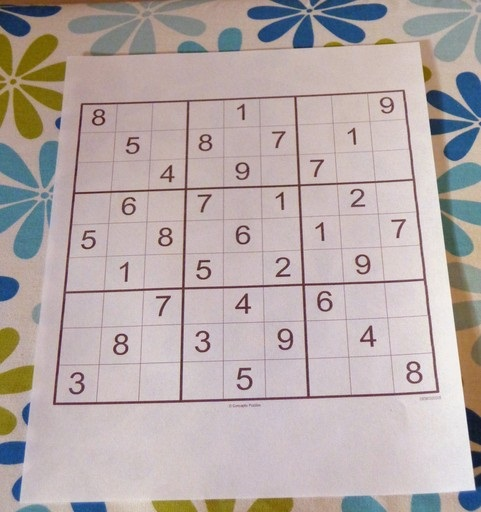
#> input picture pictures/ex2.jpg, 481 x 512 px
$ python extractsudoku.py
#> lines starting #> are read from the running program, lines starting #| are printed output that depends on the picture; after the words box and inside, x2 and y2 are one past the last pixel; in counts of white or black regions, pixels touching at a corner belong together
import os
import cv2
import operator
import numpy as np
from PIL import Image as im
import matplotlib.pyplot as plt

def resizeImg(pic ,scale) :
    w, h = pic.shape[1], pic.shape[0]
    dsize = (w*scale//100, h*scale//100)
    pic = cv2.resize(pic, dsize)

    return pic

def displayImage(dictImages):

    for mes, im in dictImages.items():
        cv2.imshow(mes, im)
        im = resizeImg(im, 50)
        cv2.imwrite('./Img/'+mes+'.jpg', im)

    cv2.waitKey(0)
    cv2.destroyAllWindows()
    return None
def multiImages(listImages):
    fig = plt.figure()

    for idx, img in enumerate(listImages):
        plt.subplot(9,9, idx+1)
        plt.imshow(img, cmap='gray')
        #plt.title(idx+1)
    plt.show()

def getSquareContours(img):

    img = cv2.cvtColor(img, cv2.COLOR_BGR2GRAY)

    img = cv2.GaussianBlur(img,(5,5),0)
    th = cv2.adaptiveThreshold(img,255,cv2.ADAPTIVE_THRESH_MEAN_C,cv2.THRESH_BINARY_INV,11,2)
    dilated = cv2.dilate(th, (13,13), iterations=1)
    edges = cv2.Canny(dilated, 100, 200)
    contours, hierarchy = cv2.findContours(edges,
        cv2.RETR_EXTERNAL, cv2.CHAIN_APPROX_SIMPLE)

    cntsSorted = sorted(contours, key=lambda x: cv2.contourArea(x), reverse=True)
    #print(cntsSorted[0].shape)
    return cntsSorted

def getCornersSquare(reqContour) :
    # Bottom-right point has the largest (x + y) value.
    # Top-left has point smallest (x + y) value.
    # The bottom-left point has the smallest (x — y) value.
    # The top-right point has the largest (x — y) value.
    reqContour = reqContour.reshape(-1,2)
    #print(reqContour.shape)
    bottom_right, _ = max(enumerate([pt[0]+pt[1] for pt in reqContour]), key = operator.itemgetter(1))
    bottom_left, _ = min(enumerate([pt[0]-pt[1] for pt in reqContour]), key = operator.itemgetter(1))
    top_right, _ = max(enumerate([pt[0]-pt[1] for pt in reqContour]), key = operator.itemgetter(1))
    top_left, _ = min(enumerate([pt[0]+pt[1] for pt in reqContour]), key = operator.itemgetter(1))

    cornerPoints = [reqContour[top_left], reqContour[top_right], reqContour[bottom_right], reqContour[bottom_left]]
    return cornerPoints

def addPoints(img, points) :

    for p in points:
        img = cv2.circle(img, (p[0], p[1]), 3, (255,0,0), thickness=-3)
    return img

def getL2Distance(point1, point2) :
    diffX = point1[0] -point2[0]
    diffY = point1[1] -point2[1]

    return np.sqrt((diffX**2 + diffY**2))

def getCroppedImage(img, points):

    top_left = points[0]
    top_right = points[1]
    bottom_right = points[2]
    bottom_left = points[3]
    src = np.array([top_left, top_right,
                 bottom_right, bottom_left], dtype='float32')

    side = max([  getL2Distance(bottom_right, top_right),
            getL2Distance(top_left, bottom_left),
            getL2Distance(bottom_right, bottom_left),
            getL2Distance(top_left, top_right) ])
    dst = np.array([[0, 0], [side - 1, 0], [side - 1, side - 1],
                                 [0, side - 1]], dtype='float32')

    m = cv2.getPerspectiveTransform(src, dst)
    img = cv2.warpPerspective(img, m, (int(side), int(side)))

    return img
def extractDigits(img):

    img = cv2.cvtColor(img, cv2.COLOR_BGR2GRAY)
    kernel = np.ones((3,3),np.uint8)
    thresholded = th = cv2.adaptiveThreshold(img,255,cv2.ADAPTIVE_THRESH_MEAN_C,cv2.THRESH_BINARY_INV,11,2)
    processedImage = cv2.erode(thresholded, kernel, iterations=1)

    digits=[]
    #print(thresholded.shape)
    displayImage({'inverted':processedImage})
    side = processedImage.shape[0]//9
    # After getting the cropped digit , we chip away its side as
    # the digit lies in center and the sides may contain borders of the sudoko puzzle
    chipValue = int(0.15*side)

    for i in range(9):
        for j in range(9):
            p1 = (i*side, j*side)
            p2 = ((i+1)*side, (j+1)*side)
            croppedDigit = processedImage[p1[0]:p2[0], p1[1]:p2[1]]
            # we black all the borders to take care of borders from sudoku puzzle
            croppedDigit[0:chipValue, 0:side] = 0
            croppedDigit[0:side, 0:chipValue] = 0
            croppedDigit[side-chipValue:side, 0:side] = 0
            croppedDigit[0:side, side-chipValue:side] = 0
            digits.append(croppedDigit)


    return digits

def saveExtractedDigits(listDigits):
    #save some particular digits from the list
    directory = './digits'
    #saveIndices = [1,2,3,6,9,22,26,57,33,76, 4, 7, 10, 75, 49, 46, 47]
    for idx, digitImg in enumerate(listDigits):
        #if idx in saveIndices:
        filename = os.path.join(directory, str(idx)+'.jpg')
        data = im.fromarray(digitImg)
        data.save(filename)

    return None

orig_image = cv2.imread('./pictures/ex2.jpg')
#> orig_image is the input picture: shape (512, 481, 3); mean B, G, R 168.2, 169.5, 181.2
orig_image = resizeImg(orig_image,200)

sudokuContours = getSquareContours(orig_image)
#> in getSquareContours, `th = cv2.adaptiveThreshold(img,255,cv2.ADAPTIVE_THRESH_MEAN_C,cv2.THRE..`:
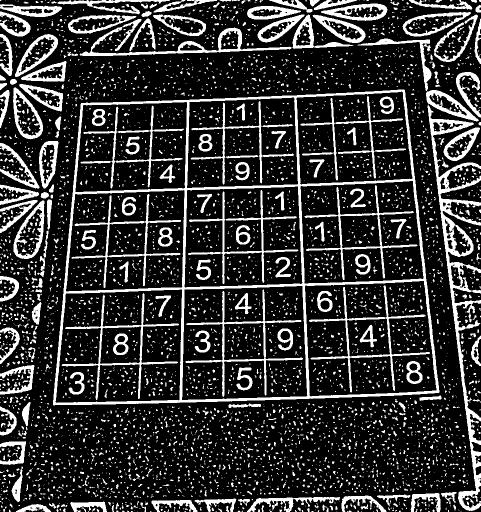
#> th: shape (1024, 962) (shown at 1/2 size); 20.1% white; 5335 white regions (4645 under 20 px), largest, box (x1, y1, x2, y2) and area: (106, 179, 879, 811) 27473, (855, 209, 962, 1022) 13944, (159, 38, 584, 112) 4434
#> in getSquareContours, `dilated = cv2.dilate(th, (13,13), iterations=1)`: dilated: shape (1024, 962); 23.8% white; 5049 white regions (3898 under 20 px), largest, box (x1, y1, x2, y2) and area: (106, 179, 879, 812) 30434, (715, 77, 962, 1023) 19468, (159, 37, 584, 113) 5968
#> in getSquareContours, `edges = cv2.Canny(dilated, 100, 200)`:
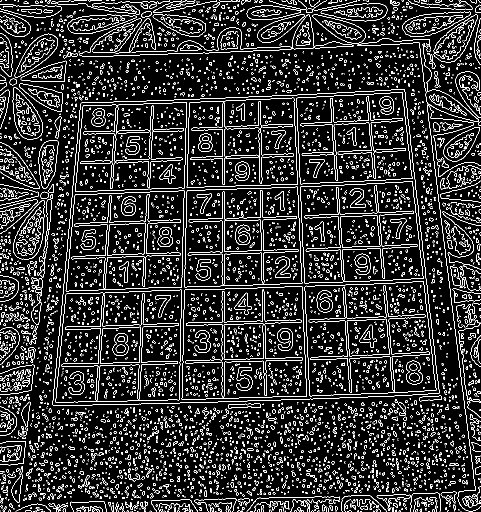
#> edges: shape (1024, 962) (shown at 1/2 size); 11.2% white in thin lines or dots
#> in getSquareContours, `contours, hierarchy = cv2.findContours(edges, cv2.RETR_EXTERNAL, cv2.C..`: contours = 3928 contours, 3561 with area under 20; largest, box (x1, y1, x2, y2) and area: (105, 178, 879, 812) 432138, (26, 400, 89, 519) 4582, (867, 29, 956, 125) 4158, (804, 23, 942, 74) 4070, (25, 174, 86, 280) 3988
#> in getSquareContours, `cntsSorted = sorted(contours, key=lambda x: cv2.contourArea(x), revers..`: cntsSorted has the same summary as contours
#> sudokuContours has the same summary as contours in getSquareContours
puzzleContour = cv2.drawContours(orig_image.copy(), sudokuContours,0, (0,255,0), 2)


p1 = getCornersSquare(sudokuContours[0])
#> in getCornersSquare, `reqContour = reqContour.reshape(-1,2)`: reqContour = 377 pairs, first value 105 to 878, second value 178 to 811
#> in getCornersSquare, `bottom_right, _ = max(enumerate([pt[0]+pt[1] for pt in reqContour]), k..`: bottom_right = 235
#> in getCornersSquare, `bottom_left, _ = min(enumerate([pt[0]-pt[1] for pt in reqContour]), ke..`: bottom_left = 177
#> in getCornersSquare, `top_right, _ = max(enumerate([pt[0]-pt[1] for pt in reqContour]), key ..`: top_right = 374
#> in getCornersSquare, `top_left, _ = min(enumerate([pt[0]+pt[1] for pt in reqContour]), key =..`: top_left = 61
#> in getCornersSquare, `cornerPoints = [reqContour[top_left], reqContour[top_right], reqContou..`: cornerPoints = [[163, 205], [809, 179], [878, 786], [106, 811]]
#> p1 = [[163, 205], [809, 179], [878, 786], [106, 811]]
puzzleContour = addPoints(puzzleContour, p1)
#> the loop in addPoints, `for p in points:` made 4 passes
#> after the loop in addPoints, `for p in points:`: img: shape (1024, 962, 3); mean of channels 0, 1, 2 166.9, 170.3, 179.7
#print(p1)
#print("-->",sudokuContours[0].shape)
solvingArea = getCroppedImage(orig_image.copy(), p1)
#> in getCroppedImage, `top_left = points[0]`: top_left = [163, 205]
#> in getCroppedImage, `top_right = points[1]`: top_right = [809, 179]
#> in getCroppedImage, `bottom_right = points[2]`: bottom_right = [878, 786]
#> in getCroppedImage, `bottom_left = points[3]`: bottom_left = [106, 811]
#> in getCroppedImage, `src = np.array([top_left, top_right, bottom_right, bottom_left], dtype..`: src = [[163, 205], [809, 179], [878, 786], [106, 811]]
#> in getL2Distance, `diffX = point1[0] -point2[0]`: diffX = 69
#> in getL2Distance, `diffY = point1[1] -point2[1]`: diffY = 607
#> in getCroppedImage, `side = max([  getL2Distance(bottom_right, top_right), getL2Distance(to..`: side = 772.4
#> in getCroppedImage, `dst = np.array([[0, 0], [side - 1, 0], [side - 1, side - 1], [0, side ..`: dst = [[0, 0], [771.4, 0], [771.4, 771.4], [0, 771.4]]
#> in getCroppedImage, `m = cv2.getPerspectiveTransform(src, dst)`: m = [[1.3, 0.122, -237], [0.0661, 1.64, -347.2], [2.8e-05, 0.000347, 1]]
#> in getCroppedImage, `img = cv2.warpPerspective(img, m, (int(side), int(side)))`:
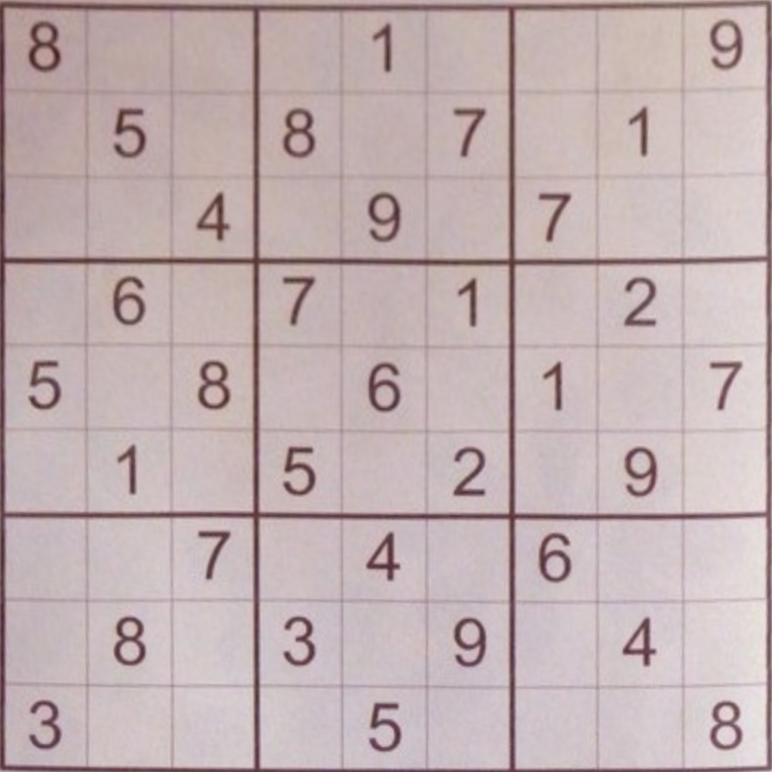
#> img: shape (772, 772, 3); mean of channels 0, 1, 2 177.7, 176.4, 193.6; drawn as B, G, R
d = {'original image':orig_image,'contoured image': puzzleContour, 'cropped image':solvingArea }
#print(solvingArea.shape)
displayImage(d)
#> the loop in displayImage, `for mes, im in dictImages.items():` made 3 passes
#> (mes, w in resizeImg, h in resizeImg, dsize in resizeImg) on passes 1 to 3: ('original image', 962, 1024, (481, 512)), ('contoured image', 962, 1024, (481, 512)), ('cropped image', 772, 772, (386, 386))
digitsExtracted = extractDigits(solvingArea.copy())
#> in extractDigits, `thresholded = th = cv2.adaptiveThreshold(img,255,cv2.ADAPTIVE_THRESH_M..`: thresholded: shape (772, 772); 20.4% white; 3946 white regions (3424 under 20 px), largest, box (x1, y1, x2, y2) and area: (0, 1, 772, 772) 31104, (10, 14, 249, 254) 3909, (9, 268, 249, 509) 3906
#> in extractDigits, `processedImage = cv2.erode(thresholded, kernel, iterations=1)`:
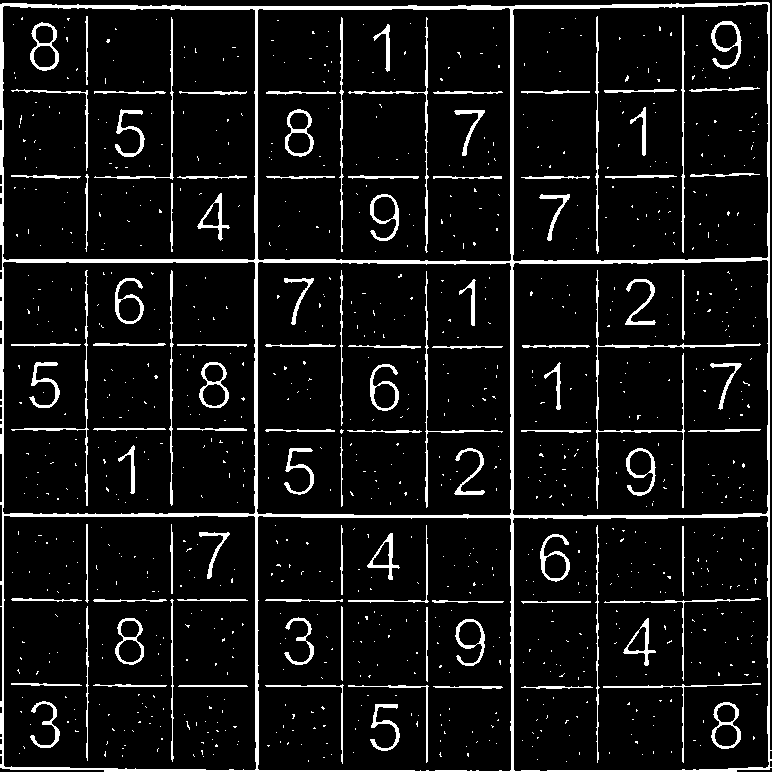
#> processedImage: shape (772, 772); 8.2% white; 997 white regions (894 under 20 px), largest, box (x1, y1, x2, y2) and area: (0, 2, 772, 772) 19473, (596, 270, 761, 509) 1221, (348, 17, 429, 253) 655
#> the loop in displayImage (call 2), `for mes, im in dictImages.items():` made 1 pass
#> after the loop in extractDigits, `for i in range(9):`:
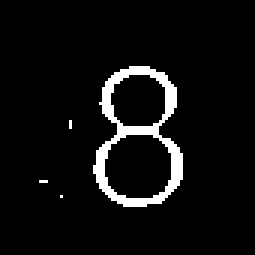
#> croppedDigit: shape (85, 85) (shown 3 times larger); 5.7% white; 4 white regions (3 under 20 px), largest, box (x1, y1, x2, y2) and area: (31, 22, 61, 69) 407
#> after the loop in extractDigits, `for i in range(9):`: digits = 81 items
#> digitsExtracted = 81 items
multiImages(digitsExtracted)
#> the loop in multiImages, `for idx, img in enumerate(listImages):` made 81 passes
#> in multiImages, `plt.show()`:
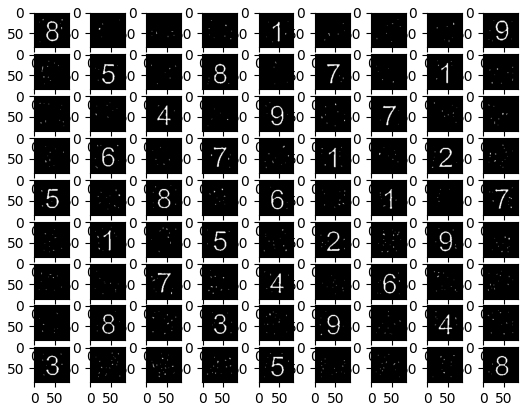
#> figure drawn by matplotlib, 81 panels
saveExtractedDigits(digitsExtracted)
#> the loop in saveExtractedDigits, `for idx, digitImg in enumerate(listDigits):` made 81 passes
#> pass 3, in saveExtractedDigits, `data = im.fromarray(digitImg)`:
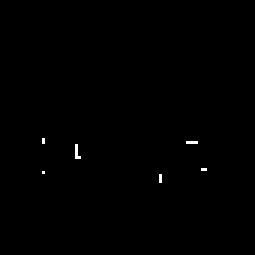
#> data: PIL image 85x85 L (shown 3 times larger); 0.25% white in thin lines or dots, all inside (x1, y1, x2, y2) = (14, 46, 69, 61)
